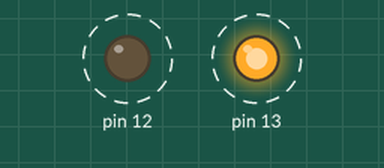
The sketch below on a simulated Arduino Uno, built with avr-gcc and run on an emulated ATmega328P. Parts: output pins drawn as LEDs (lit = HIGH). Dashed ring = blinking.

Above: at 0.2 s.
Timing chart, 0 to 3.0 s (numbered marks = the images above):
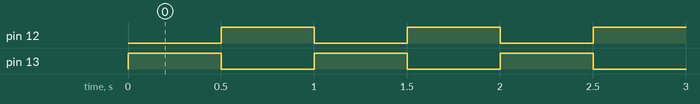

The sketch:

_1_2_Blink.ino
```cpp
void setup() {
  // Set the led pin to output mode
  pinMode(12, OUTPUT);
  pinMode(13, OUTPUT);
}

void loop() {

  digitalWrite(12, LOW);
  digitalWrite(13, HIGH);
  // Wait half a second
  delay(500);
  // Turn pin on
  digitalWrite(12, HIGH);
  digitalWrite(13, LOW);
  // Wait half a second
  delay(500);
}
```

Measured:
- by itself, pin 12, pin 13: alternates HIGH for 0.50 s and LOW for 0.50 s
